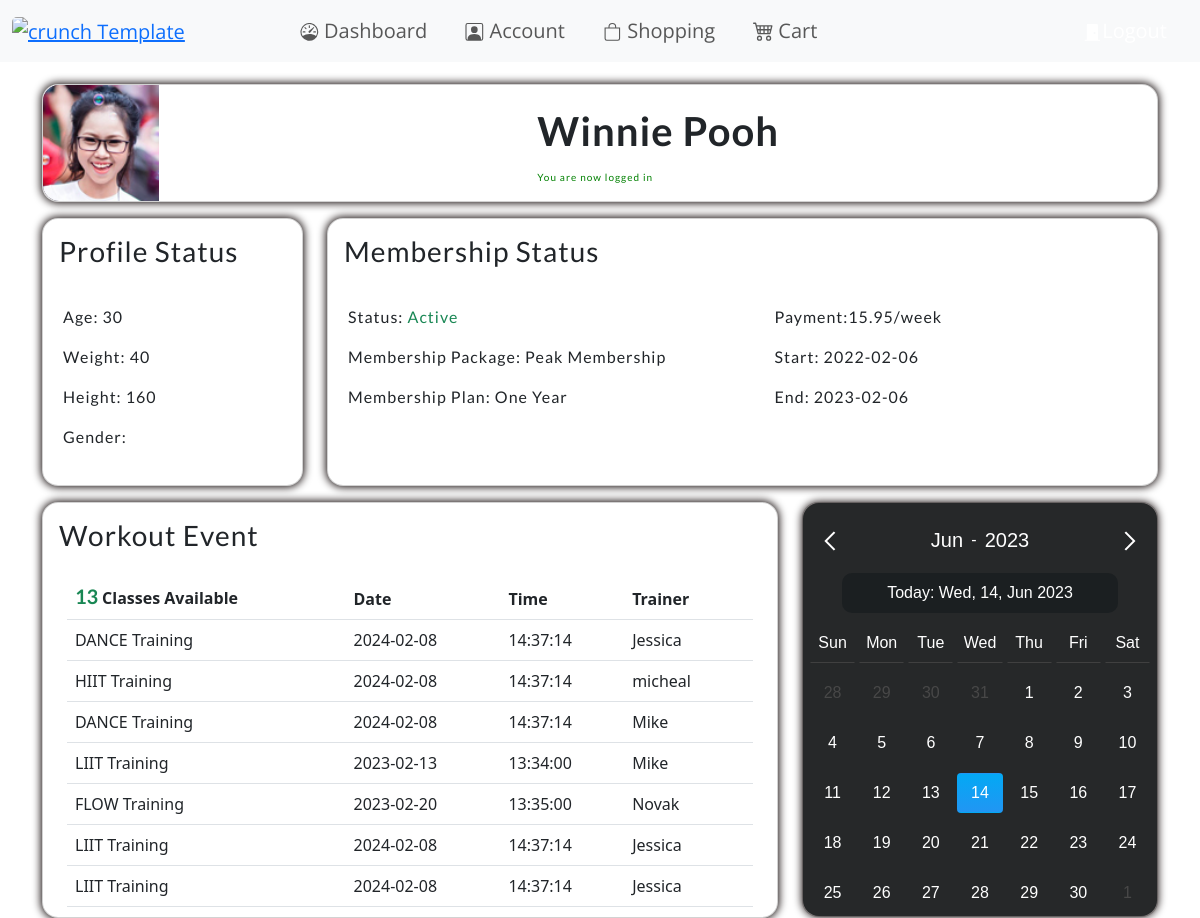
/member/member-dashboard.php (signed in), run on the app's committed database.
### tables this page shows
CREATE TABLE `members` (
  `member_id` int(30) NOT NULL,
  `username` varchar(100) NOT NULL,
  `firstname` varchar(100) NOT NULL,
  `lastname` varchar(100) NOT NULL,
  `email` varchar(100) NOT NULL,
  `mobile` varchar(20) NOT NULL,
  `password` varchar(100) NOT NULL,
  `gender` varchar(100) NOT NULL,
  `startdate` date NOT NULL DEFAULT current_timestamp(),
  `enddate` date NOT NULL DEFAULT current_timestamp(),
  `address` varchar(150) NOT NULL,
  `age` varchar(50) NOT NULL,
  `m_weight` varchar(50) NOT NULL,
  `height` varchar(20) NOT NULL,
  `membership_id` int(30) NOT NULL,
  `user_image` varchar(500) DEFAULT NULL,
  `status` varchar(50) NOT NULL
);

CREATE TABLE `membership` (
  `membership_id` int(30) NOT NULL,
  `Name` varchar(50) NOT NULL,
  `membership_price` varchar(20) NOT NULL,
  `signup_fees` varchar(20) NOT NULL,
  `period` varchar(50) NOT NULL
);

CREATE TABLE `workout_event` (
  `event_id` int(11) NOT NULL,
  `class_name` varchar(100) NOT NULL,
  `event_date` date NOT NULL,
  `time_slot` time NOT NULL,
  `trainer_id` int(30) NOT NULL
);

CREATE TABLE `trainer` (
  `trainer_id` int(30) NOT NULL,
  `username` varchar(100) NOT NULL,
  `firstname` varchar(100) NOT NULL,
  `lastname` varchar(100) NOT NULL,
  `email` varchar(100) NOT NULL,
  `mobile` int(20) NOT NULL,
  `password` varchar(100) NOT NULL,
  `gender` varchar(100) NOT NULL,
  `hourly_rate` varchar(50) NOT NULL,
  `join_date` date DEFAULT current_timestamp()
);

### member/member-dashboard.php (the view, shortened to what this page needs)
<?php
  include('../general/dbcon.php');
?>
<!DOCTYPE html>
<html lang="en">
  <head>
    <link href="https://cdn.jsdelivr.net/npm/bootstrap@5.3.0-alpha1/dist/css/bootstrap.min.css" rel="stylesheet">
    <link rel="stylesheet" href="../css/style.css">
    <link rel="stylesheet" href="https://cdnjs.cloudflare.com/ajax/libs/font-awesome/4.7.0/css/font-awesome.min.css">
  </head>
  <body>
    <header>
    <?php include('../components/member-navbar.php'); ?>
    </header>
    <main>
      <section class="member-dashboard">
      <?php
      $currentUser = $_SESSION['username'];
      $sql = "SELECT * FROM members INNER JOIN membership ON members.membership_id = membership.membership_id WHERE username ='$currentUser'";
      $gotResuslts = mysqli_query($db,$sql);
      if($gotResuslts){
          if(mysqli_num_rows($gotResuslts)>0){
              while($row = mysqli_fetch_array($gotResuslts)){
                  ?>
        <div class="container">
            <div class="row">
              <div class="col-sm">
                <div class="card w-100" style="border-radius: 1rem; box-shadow: 0 0 9px 1px rgb(15, 6, 6)">
               <div class="d-flex profile-img">
                <div class="dashboard-img">
                <img src="../public/userImages/<?php print_r($row['user_image']); ?>">
              </div>
                <div class="d-flex justify-content-center align-items-center w-100">
                  <div class="profile-content">
                    <h1 class="fw-normal p-3" style="letter-spacing: 1px;">
                    <p><strong>
                    <?php echo ucfirst($row['firstname']); echo str_repeat('&nbsp;', 1); echo ucfirst($row['lastname']);?>
                  </strong></p>
                  <?php if (isset($_SESSION['success'])) : ?>
                    <div class="error success" >
                      <h5 style="font-size:10px; position:absolute; color:green;">
                        <?php
                          echo $_SESSION['success'];
                        ?>
                      </h5>
                    </div>
                  <?php endif ?>
                  </h1>
                  </div>
                </div>
               </div>
                </div>
              </div>
            </div>
            <div class="row">
              <div class="col-sm-3 mt-3">
                <div class="card w-100" style="border-radius: 1rem; box-shadow: 0 0 9px 1px rgb(15, 6, 6)">
                  <h3 class="fw-normal m-2 p-2" style="letter-spacing: 1px;">Profile Status</h3>
                  <div class="dashboard-content">
                    <p class="fw-normal" style="letter-spacing: 1px;">Age: <?php echo $row['age']; ?></p>
                    <p class="fw-normal" style="letter-spacing: 1px;">Weight: <?php echo $row['m_weight']; ?> </p>
                    <p class="fw-normal" style="letter-spacing: 1px;">Height: <?php echo $row['height']; ?> </p>
                    <p class="fw-normal" style="letter-spacing: 1px;">Gender: <?php echo ucfirst($row['gender']); ?> </p>
                  </div>
                </div>
              </div>
              <div class="col-sm-9 mt-3 d-flex">
                <div class="card w-100" style="border-radius: 1rem; box-shadow: 0 0 9px 1px rgb(15, 6, 6)">
                  <h3 class="fw-normal m-2 p-2" style="letter-spacing: 1px;">Membership Status</h3>
                  <div class="row">
                    <div class="col">
                      <div class="dashboard-content">
                        <p class="fw-normal" style="letter-spacing: 1px;">Status: <span class="text-success"><?php echo ucfirst($row['status']); ?></span></p>
                        <p class="fw-normal" style="letter-spacing: 1px;">Membership Package: <?php echo $row['Name']; ?></p>
                        <p class="fw-normal" style="letter-spacing: 1px;">Membership Plan: One Year</p>
                      </div>
                    </div>
                    <div class="col">
                      <div class="dashboard-content">
                        <p class="fw-normal" style="letter-spacing: 1px;">Payment:<?php echo $row['membership_price']; ?>/week</p>
                        <p class="fw-normal" style="letter-spacing: 1px;">Start: <?php echo $row['startdate']; ?></p>
                        <p class="fw-normal" style="letter-spacing: 1px;">End: <?php echo $row['enddate'] = date('Y-m-d', strtotime('+1 year', strtotime($row['startdate']))); ?> </p>
                      </div>
                    </div>
                  </div>
                </div>
              </div>
            </div>
            <div class="row">
              <div class="col-sm mt-3">
                <div class="card w-100" style="border-radius: 1rem; box-shadow: 0 0 9px 1px rgb(15, 6, 6)">
                  <h3 class="fw-normal m-2 p-2" style="letter-spacing: 1px;">Workout Event</h1>
                    <div class="row">
                      <div class="col">
                        <div class="class-content overflow-auto m-1" style="height:340px; ">
                          <table class="table">
                            <thead>
                              <tr>
                                <th scope="col">
                                <span class="text-success" style="font-size:20px;">
                                <?php
                        include('../general/dbcon.php');
                        $sql = "SELECT COUNT(event_id)FROM workout_event WHERE workout_event.event_id;";
                        $result = $db->query($sql);
                        if ($result->num_rows > 0) {
                            while($row = $result->fetch_assoc()) {
                                echo $row["COUNT(event_id)"];
                            }
                        } else {
                            echo "0 results";
                        }
                        ?>
                                </span>
                                 Classes Available
                                </th>
                                <th scope="col">Date</th>
                                <th scope="col">Time</th>
                                <th scope="col">Trainer</th>
                              </tr>
                            </thead>
                            <tbody>
                            <?php
                        include('../general/dbcon.php');
                        $sql = "SELECT event_id, class_name, event_date, time_slot, trainer.firstname, trainer.mobile
                        FROM workout_event
                        INNER JOIN trainer ON trainer.trainer_id = workout_event.trainer_id
                        WHERE workout_event.trainer_id;";
                        $result = $db->query($sql);
                        if ($result->num_rows > 0) {
                            while($row = $result->fetch_assoc()) {
                                echo "<tr>
                                <td>" . $row["class_name"]. "</td>
                                <td> " . $row["event_date"]. "</td>
                                <td> " . $row["time_slot"]. "</td>
                                <td> " . $row["firstname"]. "</td>
                                </tr>";
                            }
                        } else {
                            echo "0 results";
                        }
                        ?>
                            </tbody>
                          </table>
                        </div>
                      </div>
                    </div>
                  </div>
              </div>
              <div class="col-sm-4 mt-3">
                <div class="card w-100 dashboard-calender" style="border-radius: 1rem;">
                  <div style="border-radius: 1rem; box-shadow: 0 0 9px 1px rgb(15, 6, 6)" class="calendar"></div>
                </div>
              </div>
            </div>
          </div>
      </section>
                  <?php
              }
          }
      }
      ?>
    </main>
  </body>
</html>

### css/style.css (style rules this page uses)
* { margin: 0; padding: 0; }
body { padding: 0; margin: 0; }
main { animation: 1s mymove1; }
h1, h2, h3, h4, h5, h6, span, p { font-family: "Lato", sans-serif; }
.member-dashboard { margin-top: 7%; }
.member-dashboard .profile-img img { max-width: 100%; width: 130px; border-radius: 1rem 0rem 0px 1rem; height: 100%; object-fit: contain; }
.member-dashboard .dashboard-img { background-image: url(../images/samples/300x300/7.jpg); border-radius: 1rem 0rem 0px 1rem; background-repeat: no-repeat; background-position: middle; background-size: cover; }
.dashboard-content { padding: 20px; }
.class-content { padding: 0px 20px; }
:root { --calendar-bg-color: #262829; --calendar-font-color: #fff; --weekdays-border-bottom-color: #404040; --calendar-date-hover-color: #505050; --calendar-current-date-color: #1b1f21; --calendar-today-color: linear-gradient(to bottom, #03a9f4, #2196f3); --calendar-today-innerborder-color: transparent; --calendar-nextprev-bg-color: transparent; --next-prev-arrow-color: #fff; --calendar-border-radius: 16px; --calendar-prevnext-date-color: #484848; }
* { padding: 0; margin: 0; }
.calendar { font-family: "IBM Plex Sans", sans-serif; position: relative; max-width: 100%; background: var(--calendar-bg-color); color: var(--calendar-font-color); box-sizing: border-box; overflow: hidden; font-weight: normal; max-height: fit-content; }

### data on the page
members: firstname "Winnie", lastname "Pooh", age "30", m_weight "40", height "160", status "Active", membership.Name "Peak Membership", membership.membership_price "15.95", startdate "2022-02-06", startdate "2023-02-06", COUNT "13"
workout_event: class_name "DANCE Training", event_date "2024-02-08", time_slot "14:37:14", trainer.firstname "Jessica"
workout_event: class_name "HIIT Training", event_date "2024-02-08", time_slot "14:37:14", trainer.firstname "micheal"
workout_event: class_name "DANCE Training", event_date "2024-02-08", time_slot "14:37:14", trainer.firstname "Mike"
workout_event: class_name "LIIT Training", event_date "2023-02-13", time_slot "13:34:00", trainer.firstname "Mike"
workout_event: class_name "FLOW Training", event_date "2023-02-20", time_slot "13:35:00", trainer.firstname "Novak"
workout_event: class_name "LIIT Training", event_date "2024-02-08", time_slot "14:37:14", trainer.firstname "Jessica"
workout_event: class_name "LIIT Training", event_date "2024-02-08", time_slot "14:37:14", trainer.firstname "Jessica"
